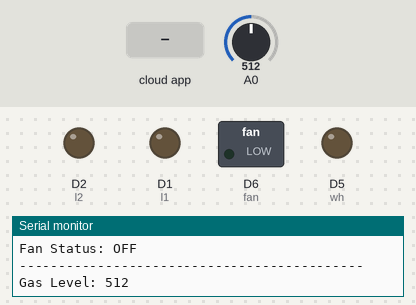
Bench run of a sketch on a simulated ESP8266 (NodeMCU). On the bench: switched loads named in the sketch (green lamp = pin HIGH), output pins drawn as LEDs (lit = HIGH), the last lines printed to the serial monitor. Inputs (shaded band) come from the test bench; at power-on: A0 = 512. WiFi joins after 1.5 s; servers stay silent unless stated; the local clock reads 2024-03-15 10:24:30 at power-on unless the sketch sets it; the Firebase database answers and starts empty.

Above: at 4.7 s.
4.8 s: the phone or cloud app sets status to 1
At 6.9 s:
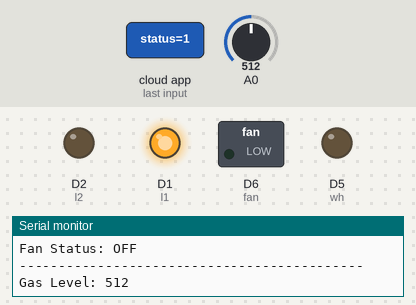
7.2 s: the phone or cloud app sets status to 1
At 8.6 s:
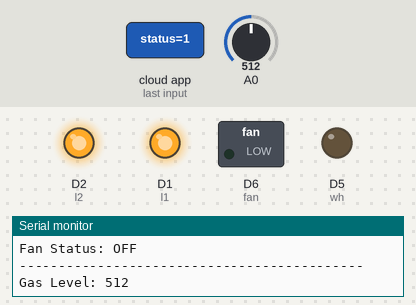
9.4 s: A0 set to 290
11.6 s: the phone or cloud app sets auto to 1
14.1 s: the phone or cloud app sets status to 0
At 16.2 s:
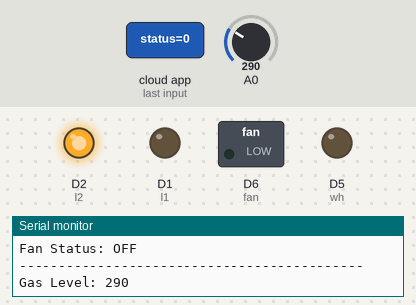
Timing chart, 0 to 17.7 s (numbered marks = the images above; inputs shaded):
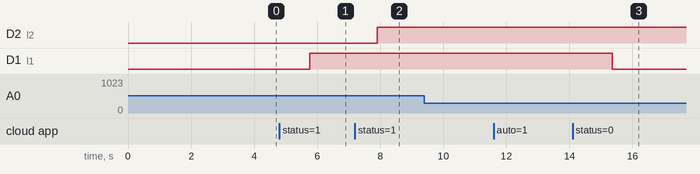

Measured:
- after the input at 4.8 s, D1 (l1): LOW → HIGH after 0.97 s
- after the input at 7.2 s, D2 (l2): LOW → HIGH after 0.70 s
- after the input at 14.1 s, D1 (l1): HIGH → LOW after 1.3 s

The sketch:

devices.ino
```cpp
#include <ESP8266WiFi.h>
#include <FirebaseESP8266.h>
#include <time.h>

// Wi-Fi Information
String wifiSSID = "BMTNLK 2.4G";
String wifiPassword = "10042022";

// Firebase Information
FirebaseConfig firebaseConfig;
FirebaseAuth firebaseAuth;

// Firebase Object
FirebaseData firebaseData;
unsigned long lastFirebaseCheck = 0;
const unsigned long firebaseCheckInterval = 500;

// Variables
bool isConnect = false;

// Light 1 (Pin D1)
bool l1Status = false;
bool l1Auto = false;
String light1OnTime = "";
String light1OffTime = "";
bool previousLight1Status = false;
int l1 = D1;

// Light 2 (Pin D2)
bool l2Status = false;
bool l2Auto = false;
String light2OnTime = "";
String light2OffTime = "";
bool previousLight2Status = false;
int l2 = D2;

// Water Heater (Pin D5)
bool whStatus = false;
bool whAuto = false;
String whOnTime = "";
String whOffTime = "";
bool previouswhStatus = false;
int wh = D5;

// Fan (Pin D6)
bool fanStatus = false;
int fan = D6;

// Gas Sensor (Analog Pin D7)
int gasSensor = D7;
int gasThreshold = 300;
bool gasWarning = false;

void setup() {
  Serial.begin(115200);

  connectToWiFi(wifiSSID.c_str(), wifiPassword.c_str());

  // Firebase Configurations
  firebaseConfig.database_url = "https://smart-home-bc0ad-default-rtdb.firebaseio.com";
  firebaseConfig.signer.tokens.legacy_token = "TusGUO2NY63doZZnEjDOaMrWDjRArTpcmZaIiz9r";

  // Initialize Firebase
  Firebase.begin(&firebaseConfig, &firebaseAuth);
  Firebase.reconnectWiFi(true);

  if (Firebase.ready()) {
    Serial.println("Connected to Firebase!");
  } else {
    Serial.println("Failed to connect to Firebase!");
  }

  configTime(7 * 3600, 0, "pool.ntp.org", "time.nist.gov");  // GMT+7 for Vietnam
  Serial.println("Syncing time with NTP...");

  while (!time(nullptr)) {
    Serial.print(".");
    delay(1000);
  }
  Serial.println("\nTime synced successfully!");

  pinMode(l1, OUTPUT);
  pinMode(l2, OUTPUT);
  pinMode(wh, OUTPUT);
  pinMode(fan, OUTPUT);
}

void loop() {
  updateFirebaseData();
    checkGasSensor();
}

void getDataFromFirebase() {
  if (Firebase.getBool(firebaseData, "/ligh1/status")) l1Status = firebaseData.boolData();
  if (Firebase.getBool(firebaseData, "/ligh1/auto")) l1Auto = firebaseData.boolData();
  if (l1Auto) {
    if (Firebase.getString(firebaseData, "/ligh1/ontime")) light1OnTime = firebaseData.stringData();
    if (Firebase.getString(firebaseData, "/ligh1/offtime")) light1OffTime = firebaseData.stringData();
  }

  if (Firebase.getBool(firebaseData, "/ligh2/status")) l2Status = firebaseData.boolData();
  if (Firebase.getBool(firebaseData, "/ligh2/auto")) l2Auto = firebaseData.boolData();
  if (l2Auto) {
    if (Firebase.getString(firebaseData, "/ligh2/ontime")) light2OnTime = firebaseData.stringData();
    if (Firebase.getString(firebaseData, "/ligh2/offtime")) light2OffTime = firebaseData.stringData();
  }

  if (Firebase.getBool(firebaseData, "/waterheater/status")) whStatus = firebaseData.boolData();
  if (Firebase.getBool(firebaseData, "/waterheater/auto")) whAuto = firebaseData.boolData();
  if (whAuto) {
    if (Firebase.getString(firebaseData, "/waterheater/ontime")) whOnTime = firebaseData.stringData();
    if (Firebase.getString(firebaseData, "/waterheater/offtime")) whOffTime = firebaseData.stringData();
  }

  if (Firebase.getBool(firebaseData, "/fan/status")) fanStatus = firebaseData.boolData();
}

void updateFirebaseData() {
  if (!isConnect) return;

  getDataFromFirebase();
  Serial.println("Firebase Update:");

  updateDeviceStatus("Light 1", l1, l1Status, l1Auto, light1OnTime, light1OffTime, previousLight1Status, "/ligh1/status");
  updateDeviceStatus("Light 2", l2, l2Status, l2Auto, light2OnTime, light2OffTime, previousLight2Status, "/ligh2/status");
  updateDeviceStatus("Water Heater", wh, whStatus, whAuto, whOnTime, whOffTime, previouswhStatus, "/waterheater/status");

  Serial.print("Fan Status: ");
  Serial.println(fanStatus ? "ON" : "OFF");
  digitalWrite(fan, fanStatus ? HIGH : LOW);

  Serial.println("--------------------------------------------");
}

void updateDeviceStatus(String deviceName, int pin, bool& status, bool autoMode, String onTime, String offTime, bool& previousStatus, const String& firebasePath) {
  Serial.print(deviceName + " Status: ");
  Serial.println(status ? "ON" : "OFF");

  digitalWrite(pin, status ? HIGH : LOW);

  Serial.print(deviceName + " Auto Mode: ");
  Serial.println(autoMode ? "ON" : "OFF");

  if (autoMode) {
    Serial.println("Auto ON Time: " + onTime);
    Serial.println("Auto OFF Time: " + offTime);

    String currentTime = getRTC();
    if (currentTime == "") {
      Serial.println("Error: Cannot get time from RTC.");
      return;
    }

    if (currentTime == onTime && !previousStatus) {
      digitalWrite(pin, HIGH);
      updateFirebaseLightStatus(true, firebasePath);
      Serial.println(deviceName + " turned ON by schedule.");
      previousStatus = true;
    } else if (currentTime == offTime && previousStatus) {
      digitalWrite(pin, LOW);
      updateFirebaseLightStatus(false, firebasePath);
      Serial.println(deviceName + " turned OFF by schedule.");
      previousStatus = false;
    }
  }
}

String getRTC() {
  time_t now;
  struct tm timeinfo;
  if (!getLocalTime(&timeinfo)) {
    Serial.println("Cannot get time from internal RTC!");
    return "";
  }
  char buffer[6];
  strftime(buffer, sizeof(buffer), "%H:%M", &timeinfo);
  return String(buffer);
}

void updateFirebaseLightStatus(bool status, const String& path) {
  if (Firebase.setBool(firebaseData, path, status)) {
    Serial.println("Updated status in Firebase for " + path);
  } else {
    Serial.println("Failed to update status in Firebase for " + path);
  }
}

void connectToWiFi(const char* ssid, const char* password) {
  WiFi.begin(ssid, password);
  int retries = 10;
  while (WiFi.status() != WL_CONNECTED && retries > 0) {
    delay(500);
    Serial.print(".");
    retries--;
  }

  if (WiFi.status() == WL_CONNECTED) {
    Serial.println("Connected successfully!");
    isConnect = true;
    delay(2000);
  } else {
    isConnect = false;
    Serial.println("Failed to connect!");
    delay(2000);
  }
}

void checkGasSensor() {
  int gasLevel = analogRead(gasSensor); // Đọc giá trị từ cảm biến khí gas
  Serial.print("Gas Level: ");
  Serial.println(gasLevel);

  // Kiểm tra mức khí gas
  if (gasLevel > gasThreshold) { // Nếu vượt ngưỡng
    if (!gasWarning) { // Chỉ cập nhật nếu trạng thái thay đổi
      gasWarning = true;
      if (Firebase.setBool(firebaseData, "/gas/status", true)) {
        Serial.println("Gas detected! Warning activated. Firebase updated.");
      } else {
        Serial.println("Failed to update Firebase for gas warning.");
      }
    }
  } else { // Nếu khí gas trở lại mức bình thường
    if (gasWarning) { // Chỉ cập nhật nếu trạng thái thay đổi
      gasWarning = false;
      if (Firebase.setBool(firebaseData, "/gas/status", false)) {
        Serial.println("Gas levels normal. Warning deactivated. Firebase updated.");
      } else {
        Serial.println("Failed to update Firebase for gas status normal.");
      }
    }
  }
}
```
